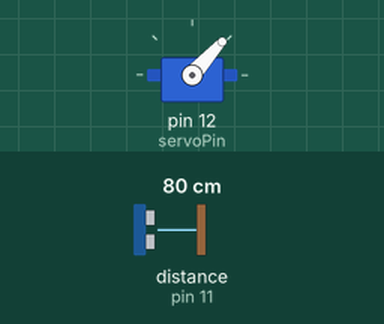
Recording of a sketch running on a simulated Arduino Uno, built with avr-gcc and run on an emulated ATmega328P. On the bench: servo. Wiring (inferred from the names in the program): ultrasonic range finder: trigger pin 10; echo pin 11. The inputs (shaded band) are chosen by the test bench; at power-on: distance to the obstacle (sensor on pin 11) 80 cm. The echo pulse lasts 58.3 µs per cm; what the sketch prints to the serial monitor is not drawn.

Above: at 1.5 s.
1.6 s: distance to the obstacle (sensor on pin 11) set to 4 cm
At 2.04 s:
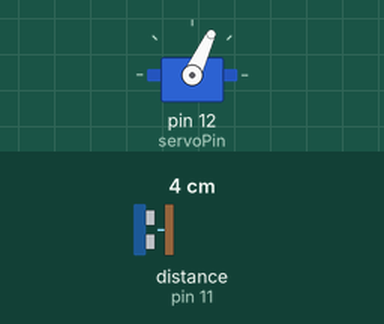
4.6 s: distance to the obstacle (sensor on pin 11) set to 250 cm
At 5.4 s:
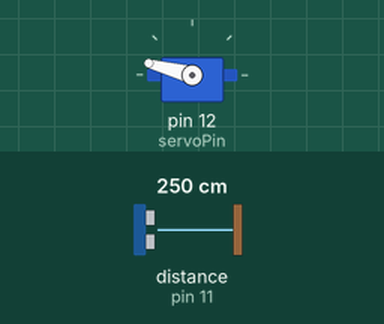
7.6 s: distance to the obstacle (sensor on pin 11) set to 18 cm
At 8.06 s:
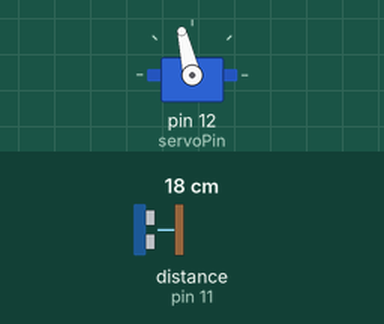
Timing chart, 0 to 16.6 s (numbered marks = the images above; inputs shaded):
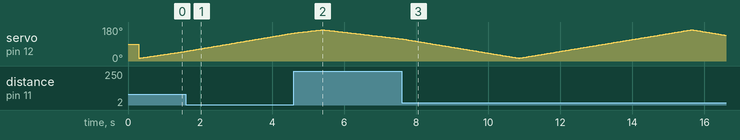

The sketch:

codigo_radar.ino
```cpp
// ============================================================================
// Nome do arquivo: codigo_radar.ino
// Objetivo: Implementar setup() e loop() da varredura do radar ultrassônico.
// Desenvolvido por: Gisele Nunes, Rodrigo Barbosa
// Data: Segundo semestre de 2026
// Hardware:
//   - HC-SR04 : trig = 10, echo = 11
//   - Servo SG90 : sinal = 12
//// Saída serial: "<angulo>,<distancia>." para cada ponto da varredura
// A implementação de calculateDistance() está em codigo_radar.cpp.
// As declarações (pinos, protótipo, extern do servo) estão em codigo_radar.h.
// ============================================================================

#include "codigo_radar.h"

// ---------------------------------------------------------------------------
// SETUP: configuração inicial executada uma única vez
// ---------------------------------------------------------------------------
void setup() {
  // trigPin como saída: o Arduino gera o pulso de disparo
  pinMode(trigPin, OUTPUT);
  // echoPin como entrada: o sensor devolve o pulso de eco
  pinMode(echoPin, INPUT);

  // Comunicação serial a 9600 bps (mesma taxa usada pelo Processing)
  Serial.begin(9600);

  // Associa o objeto servo ao pino físico definido no header
  myServo.attach(servoPin);

  // Centraliza o servo em 90° antes de iniciar a varredura,
  // evitando um "tranco" brusco a partir de posição indefinida.
  myServo.write(90);
  delay(300);  // Tempo para o SG90 atingir o centro
}

// ---------------------------------------------------------------------------
// LOOP: varredura contínua de 15° a 165° e de volta
// ---------------------------------------------------------------------------
void loop() {
  // ===== VARREDURA DE IDA: 15° → 165° (incremento de 1°) =====
  for (int i = 15; i <= 165; i++) {
    myServo.write(i);

    // Aguarda estabilização mecânica do servo antes de medir.
    // SG90: ~1,7 ms/grau no pior caso; 30 ms cobre passos de 1° com folga.
    delay(30);

    int d = calculateDistance();

    // Só envia dados válidos (d > 0). Valores -1 indicam leitura inválida.
    if (d > 0) {
      Serial.print(i);       // ângulo em graus
      Serial.print(",");     // separador
      Serial.print(d);       // distância em cm
      Serial.print(".");     // marcador de fim de amostra (usado pelo Processing)
    }
  }

  // ===== VARREDURA DE VOLTA: 165° → 15° (decremento de 1°) =====
  for (int i = 165; i > 15; i--) {
    myServo.write(i);
    delay(30);
    int d = calculateDistance();

    if (d > 0) {
      Serial.print(i);
      Serial.print(",");
      Serial.print(d);
      Serial.print(".");
    }
  }
}
```

codigo_radar.cpp
```cpp
// ============================================================================
// Nome do arquivo: codigo_radar.cpp
// Objetivo: Implementar calculateDistance() e definir o objeto global Servo myServo.
// Desenvolvido por: Gisele Nunes, Rodrigo Barbosa
// Data: Segundo semestre de 2026
// Contém:
//   - Definição do objeto global Servo myServo
//   - Implementação da função calculateDistance()
// ============================================================================

#include "codigo_radar.h"

// --- Definição real do objeto global do servo (a declaração extern está no .h) ---
Servo myServo;

// ---------------------------------------------------------------------------
// calculateDistance(): dispara o HC-SR04 e retorna a distância em cm
//
// Retorno:
//   - 2 a 400  : distância válida em centímetros
//   - -1       : leitura inválida (sem eco ou fora da faixa do sensor)
// ---------------------------------------------------------------------------
int calculateDistance() {
  // Garante nível baixo estável antes do pulso de disparo
  digitalWrite(trigPin, LOW);
  delayMicroseconds(2);

  // Pulso de disparo de 10 µs (requisito do HC-SR04)
  digitalWrite(trigPin, HIGH);
  delayMicroseconds(10);
  digitalWrite(trigPin, LOW);

  // Mede a largura do pulso de eco com timeout de 30 ms (~5 m de ida e volta).
  // Sem timeout, pulseIn() bloquearia por ~1 s quando não houvesse eco.
  long duration = pulseIn(echoPin, HIGH, 30000);

  // duration == 0 → nenhum eco dentro do timeout → leitura inválida
  if (duration == 0) {
    return -1;
  }

  // Fórmula da distância: d = (t × v) / 2, com v = 0,034 cm/µs
  int dist = (int)(duration * 0.034 / 2.0);

  // Filtro de faixa válida do HC-SR04 (2–400 cm)
  if (dist < 2 || dist > 400) {
    return -1;
  }

  return dist;
}
```

codigo_radar.h
```cpp
// ============================================================================
// Nome do arquivo: codigo_radar.h
// Objetivo: Declarar pinos, protótipo de calculateDistance() e extern do servo.
// Desenvolvido por: Gisele Nunes, Rodrigo Barbosa
// Data: Segundo semestre de 2026
// Contém APENAS declarações:
//   - Constantes de pinos
//   - Protótipo de calculateDistance()
//   - Declaração extern do objeto Servo
// As implementações ficam em codigo_radar.cpp, e o fluxo principal
// (setup/loop) fica em codigo_radar.ino.
// ============================================================================

#ifndef CODIGO_RADAR_H
#define CODIGO_RADAR_H

#include <Arduino.h>
#include <Servo.h>

// --- Pinos do sensor ultrassônico HC-SR04 ---
const int trigPin = 10;   // Pino de disparo (Trigger)
const int echoPin = 11;   // Pino de eco (Echo)

// --- Pino de sinal do servo motor ---
const int servoPin = 12;  // Sinal PWM do servo SG90

// --- Objeto global do servo ---
// Declarado como extern: a definição real (alocação de memória)
// está em codigo_radar.cpp.
extern Servo myServo;

// --- Protótipo da função de medição ---
// Retorna a distância em cm (2–400) se a leitura for válida, ou -1 se falhar.
int calculateDistance();

#endif // CODIGO_RADAR_H
```
